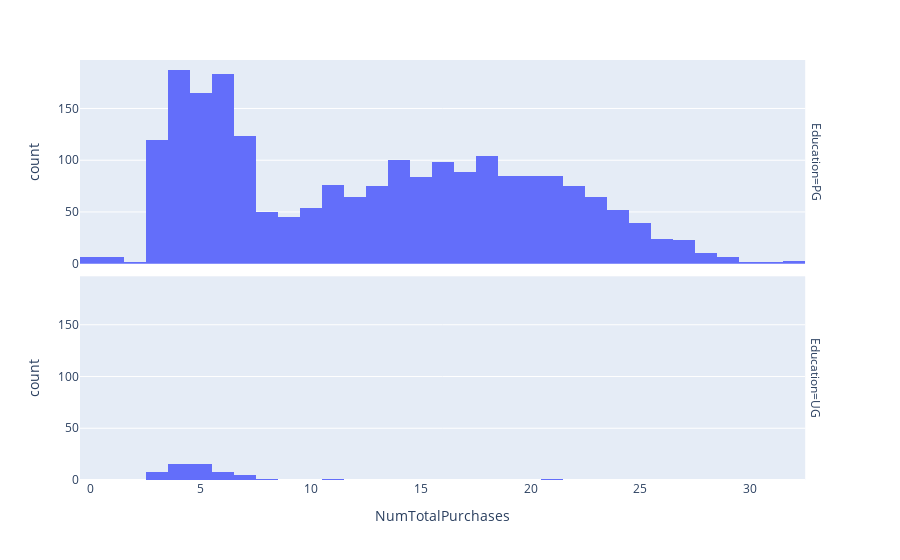

Notebook code cell kept with this figure:
### Code cell
fig = px.histogram (df, x = "NumTotalPurchases",  facet_row = "Education")
fig.show ()

### Figure 1 — Plotly figure (JSON) as saved in the notebook; plotly's stock layout.template omitted (floating-point values rounded to 4 significant figures; data arrays with more than 128 entries replaced by an {"elided": "..."} marker saying what was removed)
{"data": [{"alignmentgroup": "True", "bingroup": "x", "hovertemplate": "Education=PG<br>NumTotalPurchases=%{x}<br>count=%{y}<extra></extra>", "legendgroup": "", "marker": {"color": "#636efa", "pattern": {"shape": ""}}, "name": "", "offsetgroup": "", "orientation": "v", "showlegend": false, "type": "histogram", "x": {"elided": "2186 int values"}, "xaxis": "x2", "yaxis": "y2"}, {"alignmentgroup": "True", "bingroup": "x", "hovertemplate": "Education=UG<br>NumTotalPurchases=%{x}<br>count=%{y}<extra></extra>", "legendgroup": "", "marker": {"color": "#636efa", "pattern": {"shape": ""}}, "name": "", "offsetgroup": "", "orientation": "v", "showlegend": false, "type": "histogram", "x": [5, 4, 4, 5, 4, 7, 3, 8, 4, 4, 5, 5, 4, 3, 5, 3, 4, 6, 5, 5, 3, 3, 5, 7, 7, 4, 7, 11, 6, 3, 5, 5, 4, 4, 4, 7, 6, 4, 3, 6, 5, 5, 4, 21, 6, 3, 6, 5, 5, 4, 6, 5, 6, 4], "xaxis": "x", "yaxis": "y"}], "layout": {"annotations": [{"font": {}, "showarrow": false, "text": "Education=UG", "textangle": 90, "x": 0.98, "xanchor": "left", "xref": "paper", "y": 0.2425, "yanchor": "middle", "yref": "paper"}, {"font": {}, "showarrow": false, "text": "Education=PG", "textangle": 90, "x": 0.98, "xanchor": "left", "xref": "paper", "y": 0.7575, "yanchor": "middle", "yref": "paper"}], "barmode": "relative", "legend": {"tracegroupgap": 0}, "margin": {"t": 60}, "xaxis": {"anchor": "y", "domain": [0, 0.98], "title": {"text": "NumTotalPurchases"}}, "xaxis2": {"anchor": "y2", "domain": [0, 0.98], "matches": "x", "showticklabels": false}, "yaxis": {"anchor": "x", "domain": [0, 0.485], "title": {"text": "count"}}, "yaxis2": {"anchor": "x2", "domain": [0.515, 1], "matches": "y", "title": {"text": "count"}}}}
